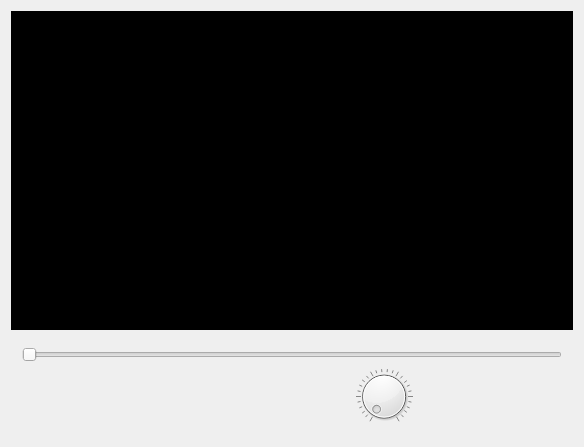
<?xml version="1.0" encoding="UTF-8"?>
<ui version="4.0">
 <class>Widget</class>
 <widget class="QWidget" name="Widget">
  <property name="geometry">
   <rect>
    <x>0</x>
    <y>0</y>
    <width>584</width>
    <height>447</height>
   </rect>
  </property>
  <property name="windowTitle">
   <string>Widget</string>
  </property>
  <layout class="QGridLayout" name="gridLayout_3">
   <item row="0" column="0">
    <layout class="QGridLayout" name="gridLayout">
     <item row="0" column="0">
      <widget class="QLabel" name="lbl_show">
       <property name="minimumSize">
        <size>
         <width>0</width>
         <height>200</height>
        </size>
       </property>
       <property name="styleSheet">
        <string notr="true">background-color: rgb(0,0,0);</string>
       </property>
       <property name="text">
        <string/>
       </property>
      </widget>
     </item>
    </layout>
   </item>
   <item row="1" column="0">
    <widget class="QWidget" name="widget" native="true">
     <property name="maximumSize">
      <size>
       <width>16777215</width>
       <height>100</height>
      </size>
     </property>
     <layout class="QGridLayout" name="gridLayout_2">
      <item row="0" column="0">
       <widget class="QSlider" name="horizontalSlider">
        <property name="orientation">
         <enum>Qt::Horizontal</enum>
        </property>
       </widget>
      </item>
      <item row="1" column="0">
       <layout class="QHBoxLayout" name="horizontalLayout">
        <item>
         <spacer name="horizontalSpacer_2">
          <property name="orientation">
           <enum>Qt::Horizontal</enum>
          </property>
          <property name="sizeHint" stdset="0">
           <size>
            <width>40</width>
            <height>20</height>
           </size>
          </property>
         </spacer>
        </item>
        <item>
         <widget class="QPushButton" name="btn_open">
          <property name="text">
           <string/>
          </property>
          <property name="icon">
           <iconset resource="res.qrc">
            <normaloff>:/new/prefix1/images/open3.png</normaloff>:/new/prefix1/images/open3.png</iconset>
          </property>
          <property name="iconSize">
           <size>
            <width>50</width>
            <height>50</height>
           </size>
          </property>
          <property name="flat">
           <bool>true</bool>
          </property>
         </widget>
        </item>
        <item>
         <widget class="QPushButton" name="btn_previous">
          <property name="text">
           <string/>
          </property>
          <property name="icon">
           <iconset resource="res.qrc">
            <normaloff>:/new/prefix1/images/previous.png</normaloff>:/new/prefix1/images/previous.png</iconset>
          </property>
          <property name="iconSize">
           <size>
            <width>50</width>
            <height>50</height>
           </size>
          </property>
          <property name="flat">
           <bool>true</bool>
          </property>
         </widget>
        </item>
        <item>
         <widget class="QPushButton" name="btn_play">
          <property name="text">
           <string/>
          </property>
          <property name="icon">
           <iconset resource="res.qrc">
            <normaloff>:/new/prefix1/images/play.png</normaloff>:/new/prefix1/images/play.png</iconset>
          </property>
          <property name="iconSize">
           <size>
            <width>50</width>
            <height>50</height>
           </size>
          </property>
          <property name="flat">
           <bool>true</bool>
          </property>
         </widget>
        </item>
        <item>
         <widget class="QPushButton" name="btn_next">
          <property name="text">
           <string/>
          </property>
          <property name="icon">
           <iconset resource="res.qrc">
            <normaloff>:/new/prefix1/images/next.png</normaloff>:/new/prefix1/images/next.png</iconset>
          </property>
          <property name="iconSize">
           <size>
            <width>50</width>
            <height>50</height>
           </size>
          </property>
          <property name="flat">
           <bool>true</bool>
          </property>
         </widget>
        </item>
        <item>
         <widget class="QDial" name="dial">
          <property name="maximumSize">
           <size>
            <width>64</width>
            <height>64</height>
           </size>
          </property>
          <property name="notchesVisible">
           <bool>true</bool>
          </property>
         </widget>
        </item>
        <item>
         <spacer name="horizontalSpacer">
          <property name="orientation">
           <enum>Qt::Horizontal</enum>
          </property>
          <property name="sizeHint" stdset="0">
           <size>
            <width>40</width>
            <height>20</height>
           </size>
          </property>
         </spacer>
        </item>
       </layout>
      </item>
     </layout>
    </widget>
   </item>
  </layout>
 </widget>
 <layoutdefault spacing="6" margin="11"/>
 <resources>
  <include location="res.qrc"/>
 </resources>
 <connections/>
</ui>
